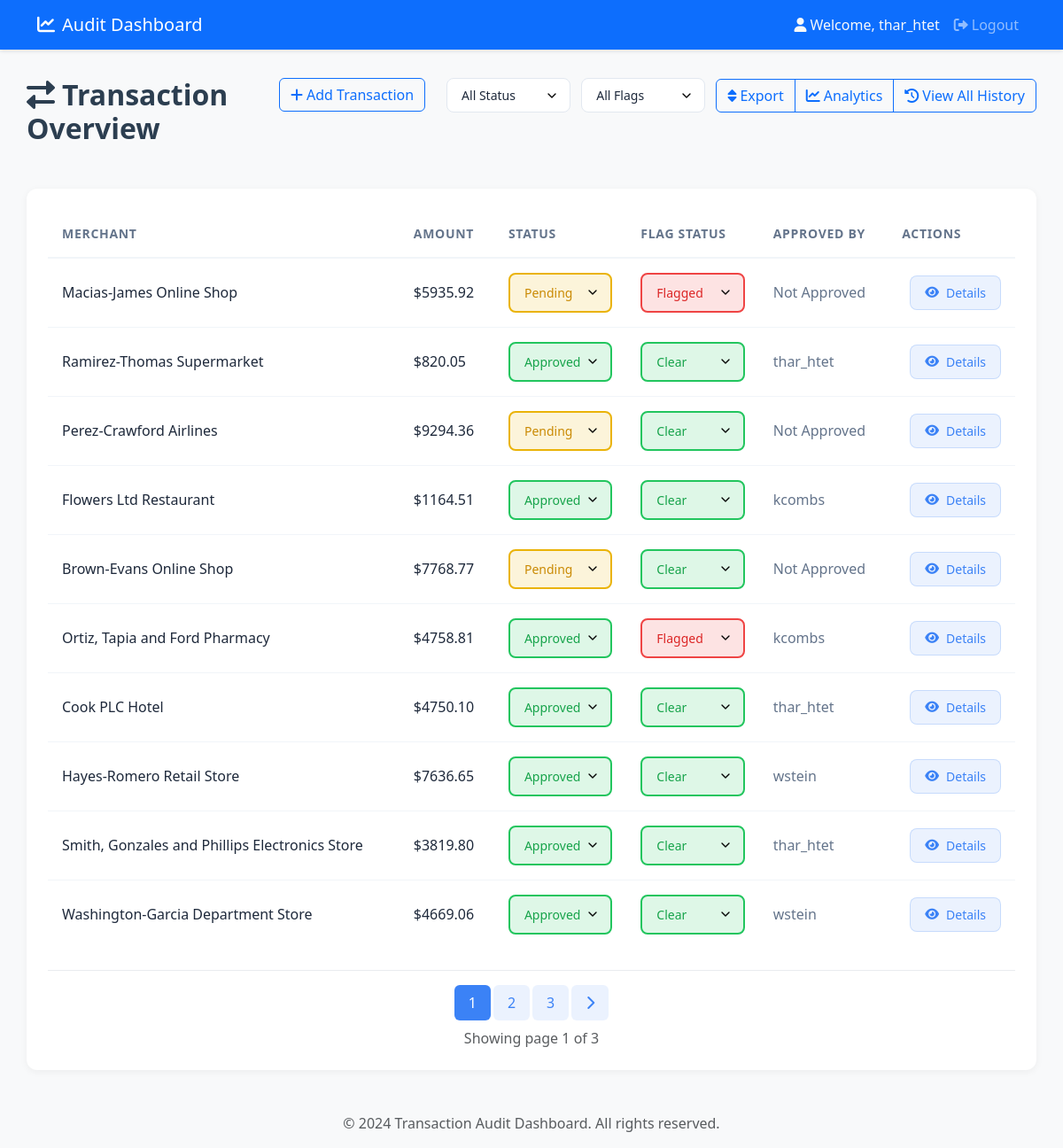
Before: /home/ (signed in) with the older database file.
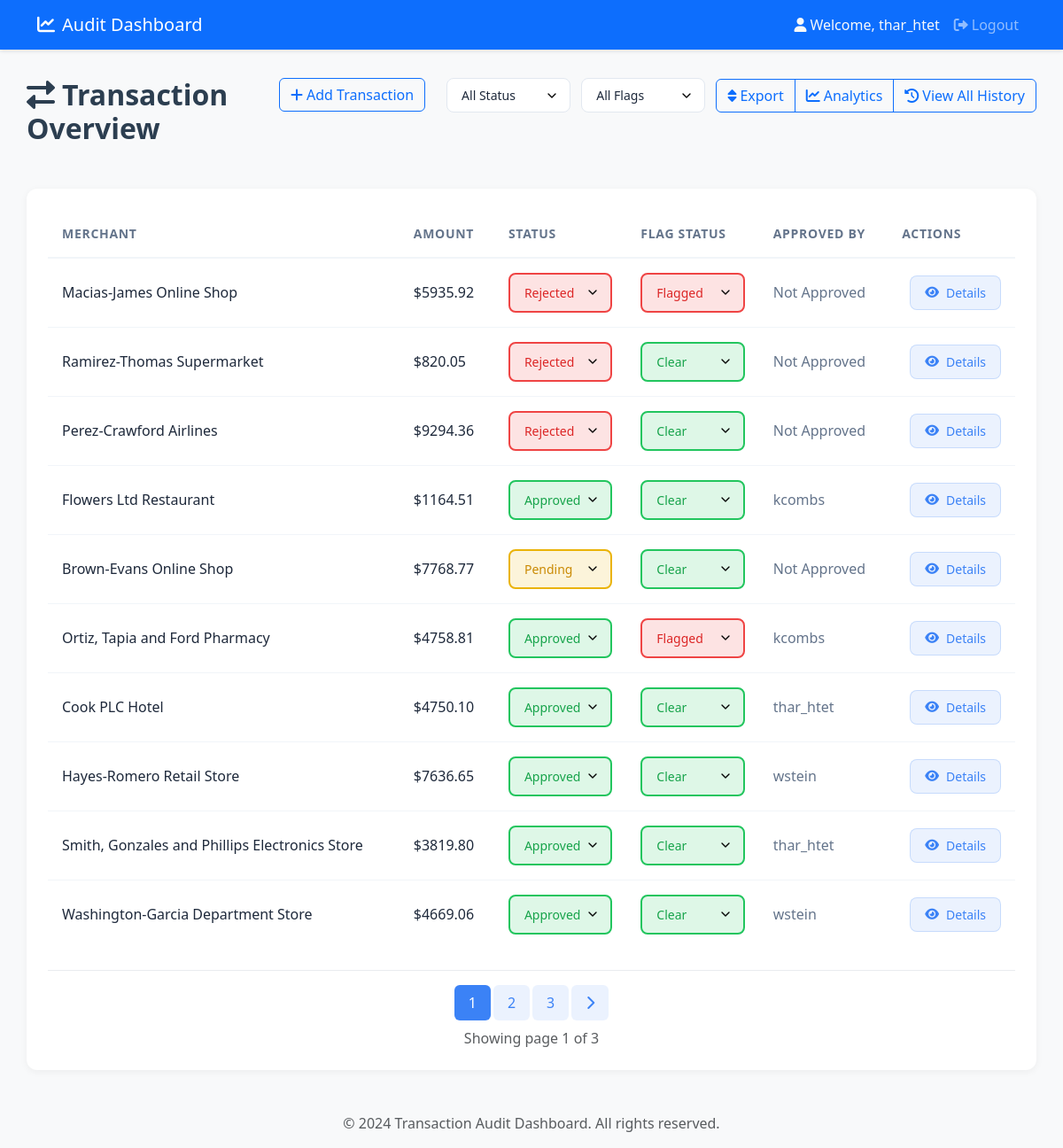
After: the same page with the newer database file.
### auditApp/models.py (models this page shows, shortened)
class Transaction(models.Model):
    STATUS_CHOICES = [
        ('Approved', 'Approved'),
        ('Pending', 'Pending'),
        ('Rejected', 'Rejected'),
    ]
    amount = models.DecimalField(max_digits=10, decimal_places=2, validators=[MinValueValidator(0)],null=False, blank=False)
    status = models.CharField(max_length=255, choices=STATUS_CHOICES, null=False, blank=False,default='Pending')
    timestamp = models.DateTimeField(auto_now_add=True)
    merchant = models.CharField(max_length=255, null=False, blank=False)
    isFlagged = models.BooleanField(default=False,null=True, blank=True)
    approved_by = models.ForeignKey(User, on_delete=models.SET_NULL, null=True, blank=True)

### auditApp/views.py (the view)
# urls.py: path('home/', views.home, name='home'),
@login_required
def home(request):
    try:
        transactions_list = Transaction.objects.all().order_by('-timestamp')
        status_filter = request.GET.get('status', '')
        flag_filter = request.GET.get('flag', '')
        filters = Q()
        if status_filter:  # Only filter if a specific status is selected
            filters &= Q(status=status_filter)
        if flag_filter:  # Only filter if a specific flag is selected
            is_flagged = flag_filter == 'Flagged' # it will get true if the flag is Flagged
            filters &= Q(isFlagged=is_flagged)
        if filters:
            transactions_list = transactions_list.filter(filters)
        paginator = Paginator(transactions_list, 10)
        page = request.GET.get('page', 1)
        transactions = paginator.get_page(page)
        if request.headers.get('HX-Request'):
            if 'main-content' in request.headers.get('HX-Target', ''):
                return render(request, 'partials/transaction.html', {'transactions': transactions})
            return render(request, 'partials/home_content.html', {'transactions': transactions})
        return render(request, 'home.html', {'transactions': transactions})
    except Exception as e:
        messages.error(request, str(e))
        return render(request, 'home.html', {'transactions': []})

### auditApp/templates/home.html
{% extends 'base.html' %}
{% block content %}
    {% include 'partials/home_content.html' %}
{% endblock %}

### auditApp/templates/partials/transaction.html (shortened to what the changed rows need)
{% if transactions.object_list %}
<div class="transaction-wrapper">
    <table class="transaction-table">
        <thead>
            <tr>
                <th>Merchant</th>
                <th>Amount</th>
                <th>Status</th>
                <th>Flag Status</th>
                <th>Approved By</th>
                <th class="text-right">Actions</th>
            </tr>
        </thead>
        <tbody>
            {% for transaction in transactions %}
            <tr class="transaction-row" data-transaction-id="{{ transaction.id }}">
                <td>
                    <span class="merchant-cell">{{ transaction.merchant }}</span>
                </td>
                <td>
                    <span class="amount-cell">${{ transaction.amount }}</span>
                </td>
                <td style="min-width: 140px;">
                    <select class="status-select {% if transaction.status == 'Approved' %}approved{% elif transaction.status == 'Pending' %}pending{% else %}rejected{% endif %}"
                            hx-post="{% url 'update_status' transaction.id %}?page={{ transactions.number }}"
                            hx-target="#main-content"
                            hx-headers='{"X-CSRFToken": "{{ csrf_token }}"}'
                            name="status">
                        <option value="Approved" {% if transaction.status == 'Approved' %}selected{% endif %}>Approved</option>
                        <option value="Pending" {% if transaction.status == 'Pending' %}selected{% endif %}>Pending</option>
                        <option value="Rejected" {% if transaction.status == 'Rejected' %}selected{% endif %}>Rejected</option>
                    </select>
                </td>
                <td style="min-width: 140px;">
                    <select class="status-select {% if transaction.isFlagged %}flagged{% else %}clear{% endif %}"
                            hx-post="{% url 'update_flag' transaction.id %}?page={{ transactions.number }}"
                            hx-target="#main-content"
                            hx-headers='{"X-CSRFToken": "{{ csrf_token }}"}'
                            name="is_flagged">
                        <option value="false" {% if not transaction.isFlagged %}selected{% endif %}>Clear</option>
                        <option value="true" {% if transaction.isFlagged %}selected{% endif %}>Flagged</option>
                    </select>
                </td>
                <td>
                    <span class="approved-by">{{ transaction.approved_by.username|default:"Not Approved" }}</span>
                </td>
                <td class="text-right">
                    <button class="action-btn"
                            hx-get="{% url 'transaction_detail' transaction.id %}"
                            hx-target="#modal-content"
                            data-bs-toggle="modal"
                            data-bs-target="#transactionModal">
                        <i class="fas fa-eye"></i>Details
                    </button>
                </td>
            </tr>
            {% endfor %}
        </tbody>
    </table>
</div>
{% else %}
<div class="alert alert-info" role="alert">
    No transactions found
</div>
{% endif %}

Changed rows visible on the page:
changed Transaction "Macias-James Online Shop": status "Pending" → "Rejected"
changed Transaction "Ramirez-Thomas Supermarket": status "Approved" → "Rejected"; approved_by.username "thar_htet" → "Not Approved"
changed Transaction "Perez-Crawford Airlines": status "Pending" → "Rejected"
